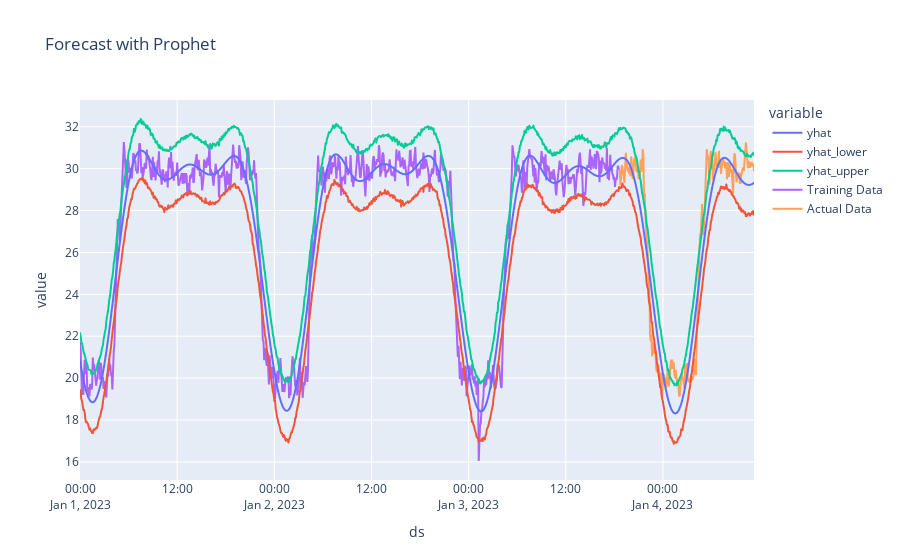

The cell this chart's notebook holds for it:
### Code cell
from prophet import Prophet
import plotly.graph_objects as go
import plotly.express as px

train_size = int(0.8 * len(data))
train_df = data.iloc[:train_size].copy()
test_df = data.iloc[train_size:].copy()

# Prepare the training data for Prophet
train_df.reset_index(inplace=True)
train_df.rename(columns={'datetime': 'ds', 'data_0': 'y'}, inplace=True)

# Initialize and fit the Prophet model with additional parameters
model = Prophet(daily_seasonality=True, weekly_seasonality=False)
model.fit(train_df[['ds', 'y']])

# Make a dataframe for future predictions
future = model.make_future_dataframe(periods=len(test_df), freq='5min')

# Predict
forecast = model.predict(future)

# Plot the forecast using Plotly
fig = px.line(forecast, x='ds', y=['yhat', 'yhat_lower', 'yhat_upper'], title='Forecast with Prophet')
fig.add_scatter(x=train_df['ds'], y=train_df['y'], mode='lines', name='Training Data')
fig.add_scatter(x=test_df.index, y=test_df['data_0'], mode='lines', name='Actual Data')
fig.show()

# Plot the components using Plotly
# components = model.plot_components(forecast)

# # Extracting components
# trend = forecast[['ds', 'trend']]
# weekly = forecast[['ds', 'weekly']]
# daily = forecast[['ds', 'daily']]

# # Plotting trend component
# fig_trend = px.line(trend, x='ds', y='trend', title='Trend Component')
# fig_trend.show()

# # Plotting weekly component
# fig_weekly = px.line(weekly, x='ds', y='weekly', title='Weekly Component')
# fig_weekly.show()

# # Plotting daily component
# fig_daily = px.line(daily, x='ds', y='daily', title='Daily Component')
# fig_daily.show()

### Figure 1 — Plotly figure (JSON) as saved in the notebook; plotly's stock layout.template omitted (floating-point values rounded to 4 significant figures; data arrays with more than 128 entries replaced by an {"elided": "..."} marker saying what was removed)
{"data": [{"hovertemplate": "variable=yhat<br>ds=%{x}<br>value=%{y}<extra></extra>", "legendgroup": "yhat", "line": {"color": "#636efa", "dash": "solid"}, "marker": {"symbol": "circle"}, "mode": "lines", "name": "yhat", "showlegend": true, "type": "scattergl", "x": {"elided": "1000 str values"}, "xaxis": "x", "y": {"elided": "1000 float values"}, "yaxis": "y"}, {"hovertemplate": "variable=yhat_lower<br>ds=%{x}<br>value=%{y}<extra></extra>", "legendgroup": "yhat_lower", "line": {"color": "#EF553B", "dash": "solid"}, "marker": {"symbol": "circle"}, "mode": "lines", "name": "yhat_lower", "showlegend": true, "type": "scattergl", "x": {"elided": "1000 str values"}, "xaxis": "x", "y": {"elided": "1000 float values"}, "yaxis": "y"}, {"hovertemplate": "variable=yhat_upper<br>ds=%{x}<br>value=%{y}<extra></extra>", "legendgroup": "yhat_upper", "line": {"color": "#00cc96", "dash": "solid"}, "marker": {"symbol": "circle"}, "mode": "lines", "name": "yhat_upper", "showlegend": true, "type": "scattergl", "x": {"elided": "1000 str values"}, "xaxis": "x", "y": {"elided": "1000 float values"}, "yaxis": "y"}, {"mode": "lines", "name": "Training Data", "type": "scatter", "x": {"elided": "800 str values"}, "y": {"elided": "800 float values"}}, {"mode": "lines", "name": "Actual Data", "type": "scatter", "x": {"elided": "200 str values"}, "y": {"elided": "200 float values"}}], "layout": {"legend": {"title": {"text": "variable"}, "tracegroupgap": 0}, "title": {"text": "Forecast with Prophet"}, "xaxis": {"anchor": "y", "domain": [0, 1], "title": {"text": "ds"}}, "yaxis": {"anchor": "x", "domain": [0, 1], "title": {"text": "value"}}}}
